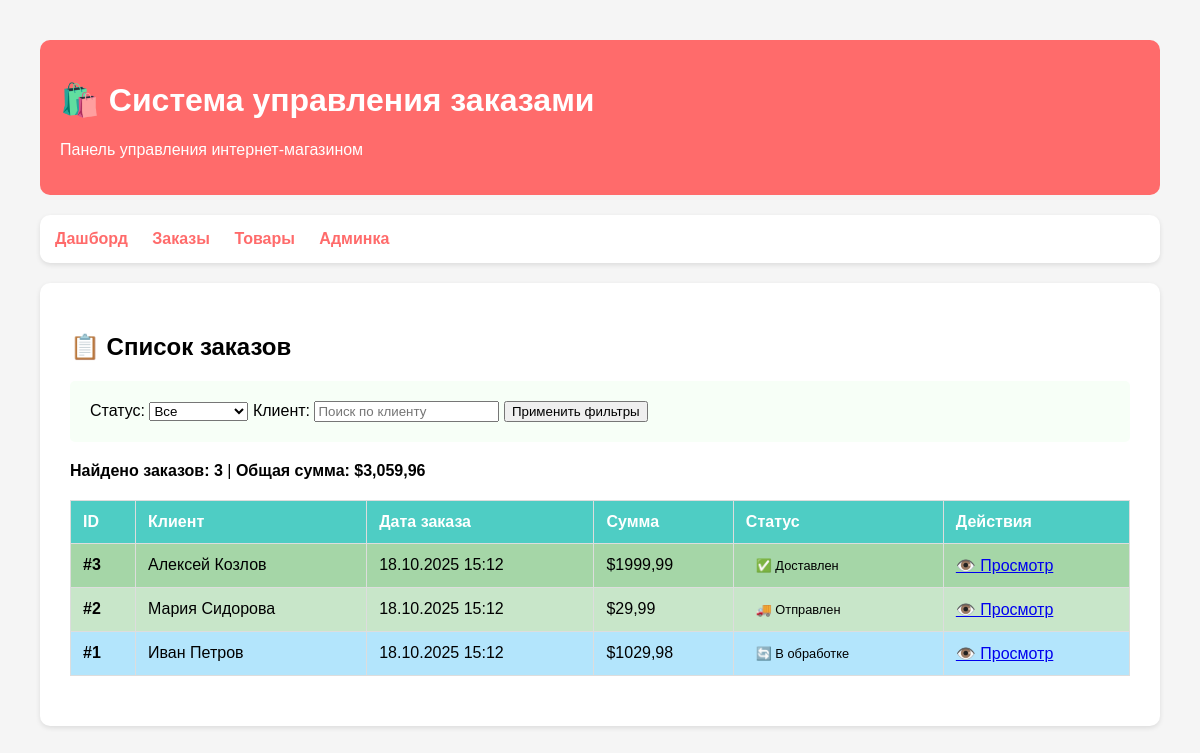
/lab5/orders/, run on the app's committed database.
### lab5/models.py (models this page shows, shortened)
class Order(models.Model):
    STATUS_CHOICES = [
        ('pending', 'Ожидает'),
        ('processing', 'В обработке'),
        ('shipped', 'Отправлен'),
        ('delivered', 'Доставлен'),
        ('cancelled', 'Отменен'),
    ]
    customer = models.ForeignKey(Customer, on_delete=models.CASCADE, verbose_name="Клиент")
    order_date = models.DateTimeField(auto_now_add=True, verbose_name="Дата заказа")
    status = models.CharField(max_length=20, choices=STATUS_CHOICES, default='pending', verbose_name="Статус")
    total_amount = models.DecimalField(max_digits=10, decimal_places=2, default=0, verbose_name="Общая сумма")
    class Meta:
        verbose_name = "Заказ"
        verbose_name_plural = "Заказы"
        ordering = ['-order_date']

class Customer(models.Model):
    name = models.CharField(max_length=100, verbose_name="Имя клиента")
    email = models.EmailField(verbose_name="Email")
    phone = models.CharField(max_length=20, verbose_name="Телефон")
    registration_date = models.DateField(auto_now_add=True, verbose_name="Дата регистрации")
    class Meta:
        verbose_name = "Клиент"
        verbose_name_plural = "Клиенты"

### lab5/views.py (the view)
# urls.py: path('orders/', views.order_list, name='order_list'),
def order_list(request):
    status_filter = request.GET.get('status', '')
    customer_filter = request.GET.get('customer', '')
    orders = Order.objects.all()
    if status_filter:
        orders = orders.filter(status=status_filter)
    if customer_filter:
        orders = orders.filter(customer__name__icontains=customer_filter)
    customers = Customer.objects.all()
    total_orders = orders.count()
    total_revenue = orders.aggregate(Sum('total_amount'))['total_amount__sum'] or 0
    context = {
        'orders': orders,
        'customers': customers,
        'status_filter': status_filter,
        'customer_filter': customer_filter,
        'total_orders': total_orders,
        'total_revenue': total_revenue,
    }
    return render(request, 'lab5/order_list.html', context)

### templates/lab5/order_list.html (shortened to what this page needs)
{% extends "lab5/base.html" %}
{% load humanize %}
{% block content %}
<h2>📋 Список заказов</h2>
<div class="filters">
    <form method="get">
        <label>Статус:
            <select name="status">
                <option value="">Все</option>
            </select>
        </label>
        <label>Клиент:
            <input type="text" name="customer" value="{{ customer_filter }}" placeholder="Поиск по клиенту">
        </label>
        <button type="submit">Применить фильтры</button>
    </form>
</div>
<div style="margin-bottom: 20px;">
    <strong>Найдено заказов: {{ total_orders }}</strong> |
    <strong>Общая сумма: ${{ total_revenue|floatformat:2|intcomma }}</strong>
</div>
{% if orders %}
    <table>
        <thead>
            <tr>
                <th>ID</th>
                <th>Клиент</th>
                <th>Дата заказа</th>
                <th>Сумма</th>
                <th>Статус</th>
                <th>Действия</th>
            </tr>
        </thead>
        <tbody>
            {% for order in orders %}
            <tr class="status-{{ order.status }}">
                <td><strong>#{{ order.id }}</strong></td>
                <td>{{ order.customer.name }}</td>
                <td>{{ order.order_date|date:"d.m.Y H:i" }}</td>
                <td>${{ order.total_amount|floatformat:2 }}</td>
                <td>
                    <span style="padding: 5px 10px; border-radius: 15px; font-size: 0.8em;">
                        {% if order.status == 'pending' %}⏳ Ожидает
                        {% elif order.status == 'processing' %}🔄 В обработке
                        {% elif order.status == 'shipped' %}🚚 Отправлен
                        {% elif order.status == 'delivered' %}✅ Доставлен
                        {% elif order.status == 'cancelled' %}❌ Отменен
                        {% endif %}
                    </span>
                </td>
                <td>
                    <a href="/lab5/orders/{{ order.id }}/">👁️ Просмотр</a>
                </td>
            </tr>
            {% endfor %}
        </tbody>
    </table>
{% endif %}
{% endblock %}

### templates/lab5/base.html (style rules this page uses)
body { font-family: Arial, sans-serif; margin: 40px; background: #f5f5f5; }
table { border-collapse: collapse; width: 100%; margin: 20px 0; }
th, td { border: 1px solid #ddd; padding: 12px; text-align: left; }
th { background-color: #4ECDC4; color: white; }
.filters { background: #F7FFF7; padding: 20px; border-radius: 5px; margin-bottom: 20px; }
.status-processing { background: #B3E5FC; }
.status-shipped { background: #C8E6C9; }
.status-delivered { background: #A5D6A7; }

### data on the page
Order: id "3", customer.name "Алексей Козлов", order_date "18.10.2025 15:12", total_amount "1999,99", status "✅ Доставлен"
Order: id "2", customer.name "Мария Сидорова", order_date "18.10.2025 15:12", total_amount "29,99", status "🚚 Отправлен"
Order: id "1", customer.name "Иван Петров", order_date "18.10.2025 15:12", total_amount "1029,98", status "🔄 В обработке"

### other printed values
{{ total_orders }} "3"
{{ total_revenue|floatformat:2|intcomma }} "3,059,96"
